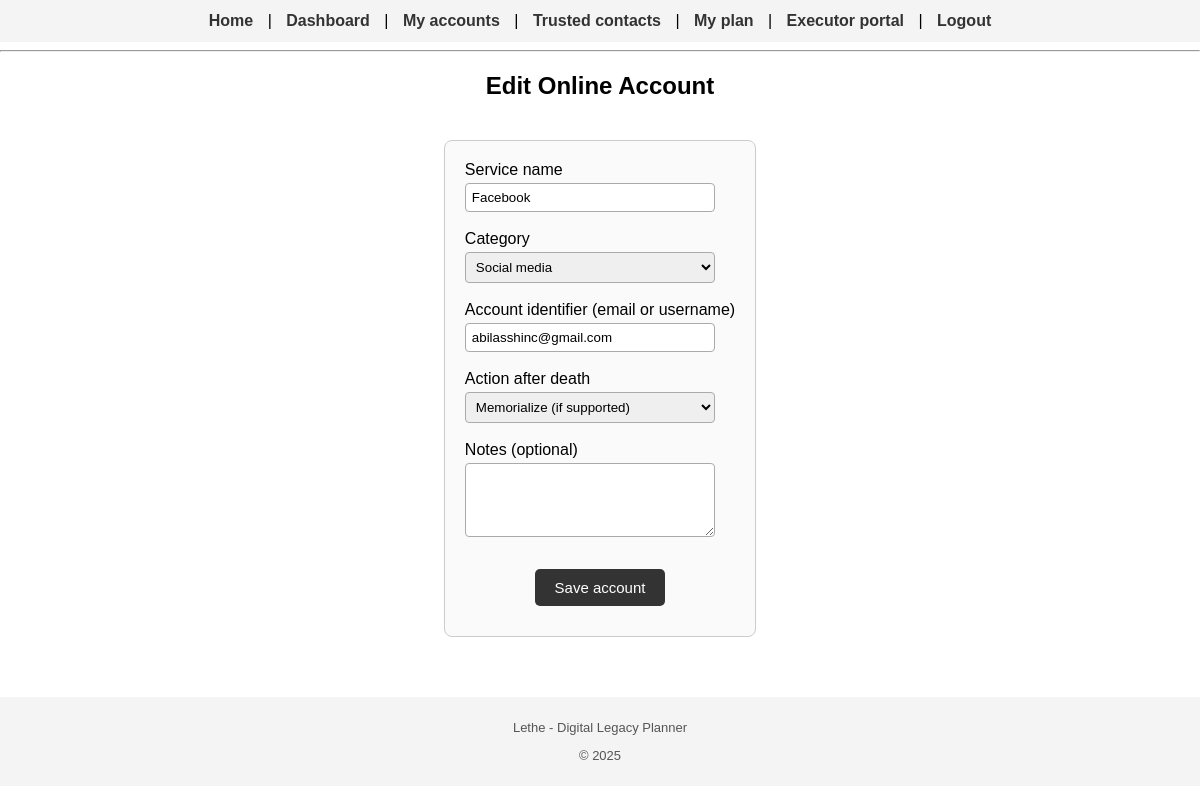
Screenshot of /accounts/1/edit (signed in) with the database file from the repository.
### app/models.py (models this page shows)
class Account(db.Model):
    id = db.Column(db.Integer, primary_key=True)
    service_name = db.Column(db.String(120), nullable=False)
    category = db.Column(db.String(80), nullable=False)
    identifier = db.Column(db.String(120), nullable=False)
    action = db.Column(db.String(80), nullable=False)  # delete, memorialize, archive, none
    notes = db.Column(db.Text)
    status = db.Column(db.String(40), default="active")
    user_id = db.Column(db.Integer, db.ForeignKey("user.id"), nullable=False)
    logs = db.relationship("ExecutionLog", backref="account", lazy=True)

### app/routes.py (the view, shortened to what this page needs)
@app.route("/accounts/<int:account_id>/edit", methods=["GET", "POST"])
@login_required
def edit_account(account_id):
    acc = Account.query.get_or_404(account_id)
    if acc.user_id != current_user.id:
        flash("You are not allowed to edit this account.")
        return redirect(url_for("manage_accounts"))
    return render_template("account_form.html", account=acc)

### app/models.py (called while the page is built)
@login_manager.user_loader
def load_user(user_id):
    return User.query.get(int(user_id))

### app/templates/account_form.html (shortened to what this page needs)
{% extends "base.html" %}
{% block content %}
<h2>{% if account %}Edit{% else %}Add{% endif %} Online Account</h2>
<form method="post">
    <label>Service name</label><br>
    <input type="text" name="service_name" required value="{{ account.service_name if account else '' }}"><br><br>
    {% set existing_category = account.category if account else '' %}
    <label>Category</label><br>
    <select name="category_select" id="category_select" required>
        <option value="social media">Social media</option>
    </select><br><br>
    <label>Account identifier (email or username)</label><br>
    <input type="text" name="identifier" required value="{{ account.identifier if account else '' }}"><br><br>
    {% set current_action = account.action if account else '' %}
    <label>Action after death</label><br>
    <select name="action" required>
        <option value="memorialize" {% if current_action == "memorialize" %}selected{% endif %}>Memorialize (if supported)</option>
    </select><br><br>
    <label>Notes (optional)</label><br>
    <textarea name="notes" rows="4">{% if account and account.notes %}{{ account.notes }}{% endif %}</textarea><br><br>
    <button type="submit">Save account</button>
</form>
{% endblock %}

### app/static/style.css (style rules this page uses)
html, body { min-height: 100%; margin: 0; padding: 0; font-family: Arial, sans-serif; text-align: center; }
form { display: inline-block; text-align: left; padding: 20px; border: 1px solid #cccccc; border-radius: 8px; background-color: #fafafa; margin: 20px auto; }
input, select, textarea { width: 250px; padding: 6px; margin-top: 4px; border-radius: 4px; border: 1px solid #aaa; box-sizing: border-box; }
button { padding: 10px 20px; margin: 10px auto; display: block; border: none; background-color: #333; color: white; border-radius: 5px; cursor: pointer; font-size: 15px; }
h1, h2, h3 { margin-top: 20px; }

### rows the page displays
Account: service_name "Facebook", identifier "abilasshinc@gmail.com", action "Memorialize (if supported)"
